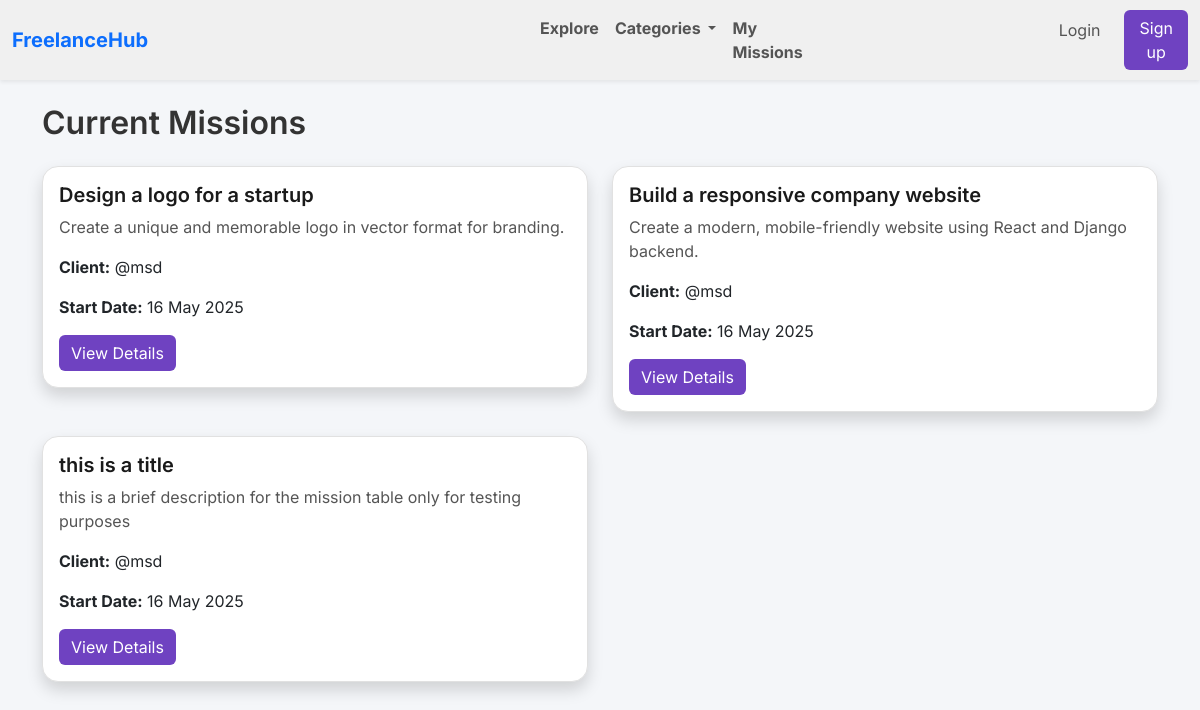
/freelancer/missions/current/ (signed in), run on the app's committed database.
### client/models.py (models this page shows, shortened)
class Application(models.Model):
    STATUS_CHOICES = [
        ('accepted', 'Accepted'),
        ('rejected', 'Rejected'),
        ('none', 'None'),
    ]
    mission = models.ForeignKey(Mission, on_delete=models.CASCADE, related_name='applications')
    applicant = models.ForeignKey(User, on_delete=models.CASCADE, related_name='applicant')
    status = models.CharField(max_length=255, choices=STATUS_CHOICES, default='none')
    content = models.TextField()
    created_at = models.DateTimeField(auto_now_add=True)

class Mission(models.Model):
    LEVEL_CHOICES = [
        ('beginner', 'Beginner'),
        ('intermediate', 'Intermediate'),
        ('expert', 'Expert'),
    ]
    CATEGORY_CHOICES = [
        ('web_dev', 'Web Development'),
        ('design', 'Design'),
        ('writing', 'Writing'),
        ('marketing', 'Marketing'),
        ('other', 'other'),
    ]
    STATUS_CHOICES = [
        ('open', 'Open'),
        ('in_progress', 'In Progress'),
        ('completed', 'Completed'),
    ]
    client = models.ForeignKey(Client, on_delete=models.CASCADE, related_name='missions')
    title = models.CharField(max_length=255)
    description = models.TextField(blank=True)
    price = models.DecimalField(max_digits=8, decimal_places=2)
    category = models.CharField(max_length=255, choices=CATEGORY_CHOICES, default='other')
    level = models.CharField(max_length=15, choices=LEVEL_CHOICES, default='unknown')
    status = models.CharField(max_length=255, choices=STATUS_CHOICES, default='open')
    created_at = models.DateTimeField(auto_now_add=True)

class Client(models.Model):
    user = models.OneToOneField(User, on_delete=models.CASCADE)
    pfp = models.ImageField(upload_to='uploads/', default='uploads/default.jpg')
    company_name = models.CharField(max_length=255, default='not provided')
    phone_number = models.CharField(max_length=15, default='not provided')
    country = CountryField(default='MA',blank=True, null=True)
    bio = models.TextField(blank=True, default='No Bio provided')
    email = models.EmailField(blank=True, default='No Email provided', null=True)

### freelancer/views.py (the view)
# urls.py: path('missions/current/', views.current_missions, name='current_missions'),
def current_missions(request):
    freelancer = request.user  # Assuming `request.user` is the freelancer
    current_applications = Application.objects.select_related('mission').filter(
        applicant=freelancer,
        status='accepted',
        mission__status='in_progress'
    )
    return render(request, 'freelancer/current_missions.html', {
        'applications': current_applications
    })

### freelancer/templates/freelancer/current_missions.html
{% extends 'main.html' %}
{% block content %}
<div class="container mt-4">
    <h2 class="mb-4">Current Missions</h2>
    {% if applications %}
        <div class="row">
            {% for app in applications %}
                <div class="col-md-6 mb-4">
                    <div class="card shadow">
                        <div class="card-body">
                            <h5 class="card-title">{{ app.mission.title }}</h5>
                            <p class="card-text">{{ app.mission.description|truncatewords:20 }}</p>
                            <p><strong>Client:</strong> @{{ app.mission.client.user.username }}</p>
                            <p><strong>Start Date:</strong> {{ app.mission.created_at|date:"d M Y" }}</p>
                            <a href="{% url 'freelancer:mission_detail' app.mission.id %}" class="btn btn-primary">View Details</a>
                        </div>
                    </div>
                </div>
            {% endfor %}
        </div>
    {% else %}
        <p class="text-muted">You are not working on any missions at the moment.</p>
    {% endif %}
</div>
{% endblock %}

### templates/main.html (style rules this page uses)
body { font-family: 'Inter', sans-serif; background-color: #f4f6f9; color: #333; }
.card { background-color: #ffffff; border: 1px solid #e1e1e1; border-radius: 1rem; box-shadow: 0 4px 10px rgba(0, 0, 0, 0.08); transition: transform 0.2s ease, box-shadow 0.2s ease; }
.card-title { color: #1a1a1a; }
.card-text { color: #555; }
.btn-primary { background-color: #6f42c1; border: none; }
h1, h2, h3, h4, h5 { font-weight: 600; }

### data on the page
Application: mission "Design a logo for a startup", mission.description "Create a unique and memorable logo in vector format for branding.", mission.client.user.username "msd", mission.created_at "16 May 2025"
Application: mission "Build a responsive company website", mission.description "Create a modern, mobile-friendly website using React and Django backend.", mission.client.user.username "msd", mission.created_at "16 May 2025"
Application: mission "this is a title", mission.description "this is a brief description for the mission table only for testing purposes", mission.client.user.username "msd", mission.created_at "16 May 2025"
